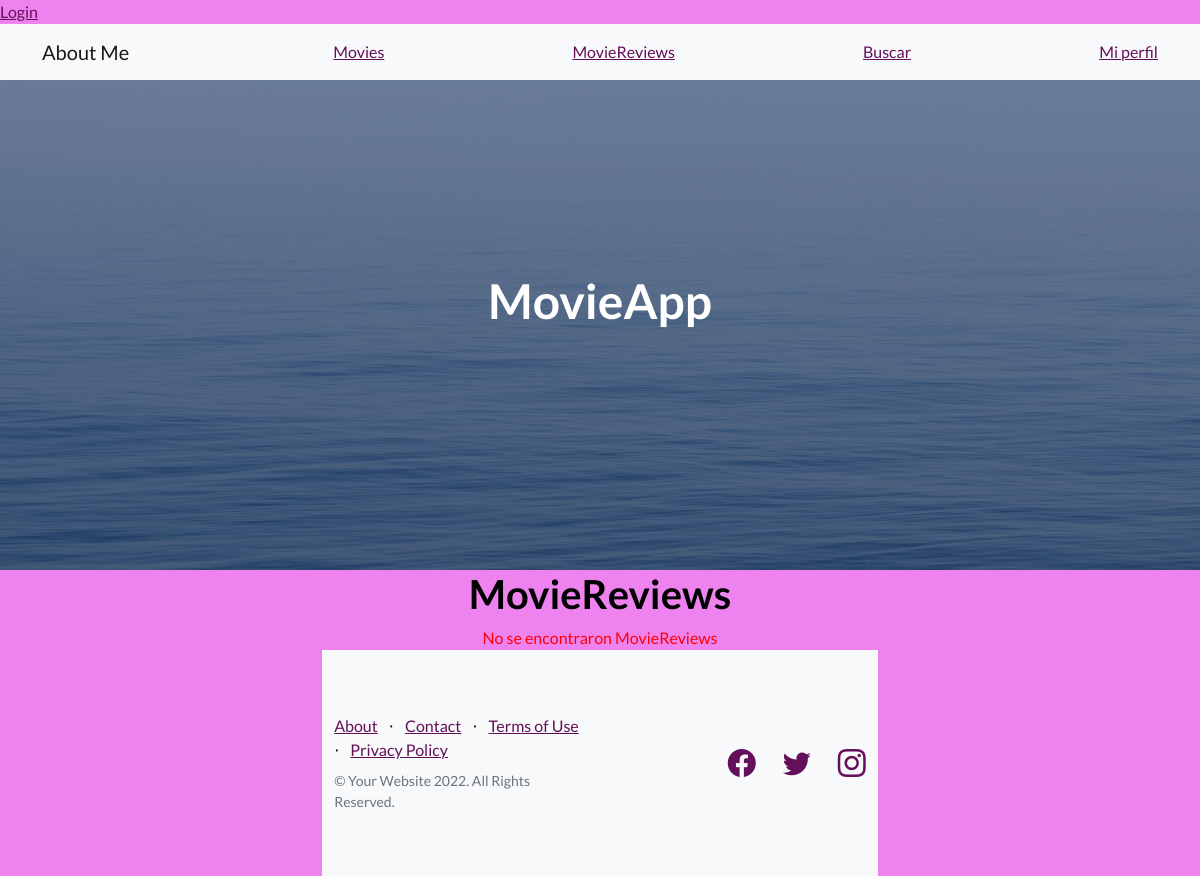
Before: /all_reviews/ with the older database file.
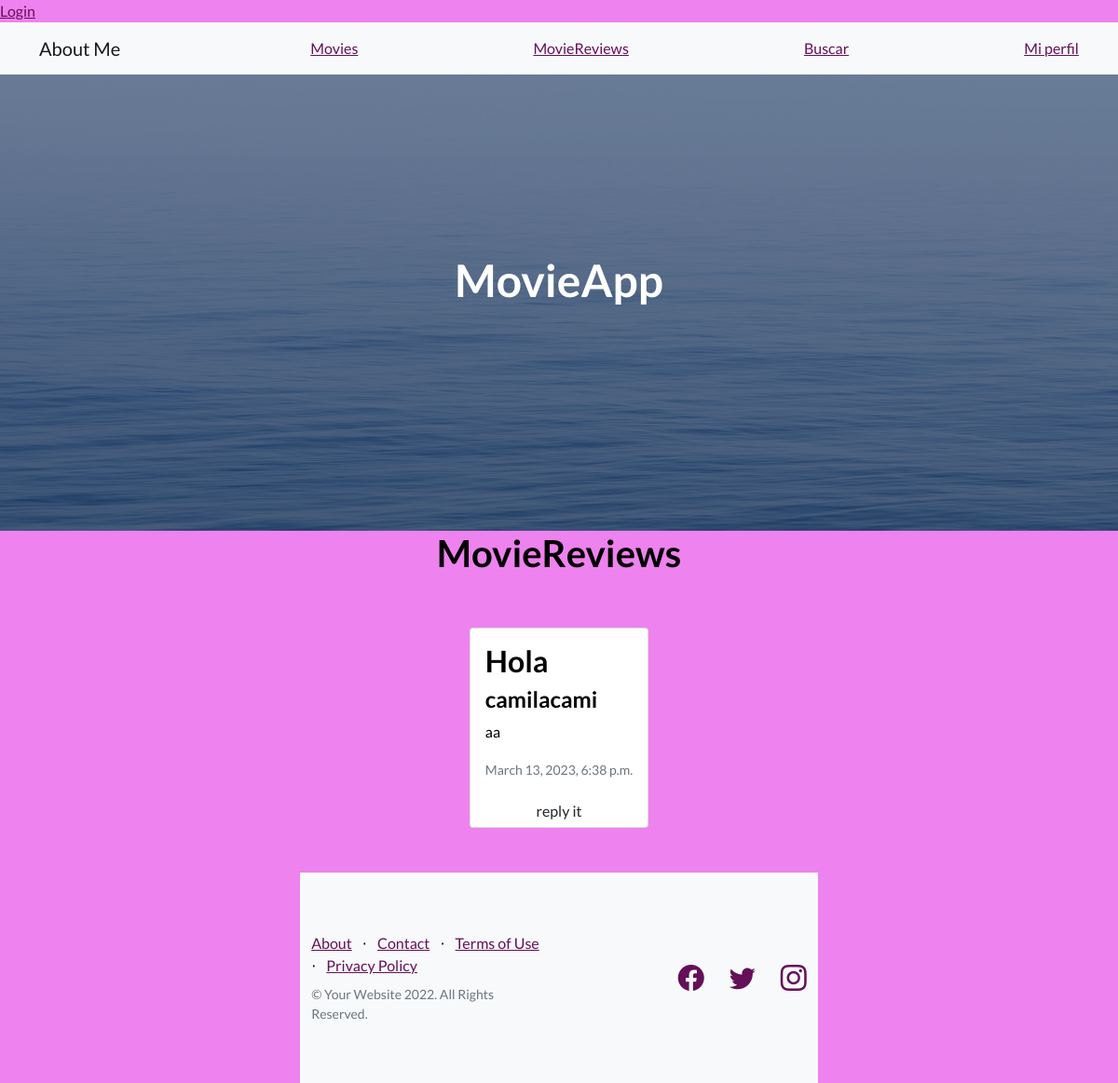
After: the same page with the newer database file.
### AppCoder/models.py (models this page shows)
class Review(models.Model):
    title =  models.CharField(max_length=40)
    text = models.CharField(max_length=500)
    user =models.ForeignKey(UserAuth,on_delete=models.CASCADE)
    date = models.DateTimeField(auto_now_add=True)
    stars = models.IntegerField()

### AppCoder/views.py (the view)
# urls.py: path('all_reviews/', views.all_reviews ,name ='all_reviews'),
def all_reviews(request):
    all_reviews = Review.objects.all()
    context = {'all_reviews': all_reviews, }
    return render(request, 'reviews.html', context)

### AppCoder/templates/reviews.html (shortened to what this page needs)
{% extends 'index.html' %} {% block title %}<title>Ultimas Reviews</title> {%endblock%}
{%block main_content %}
<div class="d-flex flex-column align-items-center">
  <h1 class="title">MovieReviews</h1>
  {% if all_reviews %} {% for review in all_reviews %}
  <div class="card my-card" style="margin: 3rem 0">
    <div class="card-body">
      <h2 class="card-title">{{review.title}}</h2>
      <h4 class="card-title">{{review.user}}</h4>
      <p class="card-text">{{review.text}}</p>
      <p class="card-text">
        <small class="text-muted">{{review.date}}</small>
      </p>
    </div>
    <a href="{% url 'detail_reviews' review.id %}" class="btn btn-post py-1"
    >reply it</a
    >
  </div>
  {% endfor %} {% else %}
  <span style="color: red"> No se encontraron MovieReviews</span>
  {% endif %} {% endblock %}

### AppCoder/templates/index.html (shortened to what this page needs)
<!DOCTYPE html>
<html lang="en">
    <head>
        {% load static %}
        <link href="https://cdn.jsdelivr.net/npm/bootstrap-icons@1.5.0/font/bootstrap-icons.css" rel="stylesheet" type="text/css" />
        <link href="{% static 'css/styles.css' %}" rel="stylesheet" />
    </head>
    <body>
        <div class="container2">
            <a href="/login/">Login</a>
        </div>
        <nav class="navbar navbar-light bg-light static-top">
            <div class="container">
                <a class="navbar-brand" href="/">About Me</a>
                <a href="/add_form">Movies</a>
                <a href="/all_reviews/">MovieReviews</a>
                <a href="/busqueda/">Buscar</a>
                <a href="/edit-profile/">Mi perfil</a>
            </div>
        </nav>
        <header class="masthead">
            <div class="container position-relative">
                <div class="row justify-content-center">
                    <div class="col-xl-6">
                        <div class="text-center text-white">
                            <h1 class="mb-5">MovieApp</h1>
                        </div>
                    </div>
                </div>
            </div>
        </header>
         {% block main_content %}{% endblock %}
        <footer class="footer bg-light">
            <div class="container">
                <div class="row">
                    <div class="col-lg-6 h-100 text-center text-lg-start my-auto">
                        <ul class="list-inline mb-2">
                            <li class="list-inline-item"><a href="#!">About</a></li>
                            <li class="list-inline-item">⋅</li>
                            <li class="list-inline-item"><a href="#!">Contact</a></li>
                            <li class="list-inline-item">⋅</li>
                            <li class="list-inline-item"><a href="#!">Terms of Use</a></li>
                            <li class="list-inline-item">⋅</li>
                            <li class="list-inline-item"><a href="#!">Privacy Policy</a></li>
                        </ul>
                        <p class="text-muted small mb-4 mb-lg-0">&copy; Your Website 2022. All Rights Reserved.</p>
                    </div>
                    <div class="col-lg-6 h-100 text-center text-lg-end my-auto">
                        <ul class="list-inline mb-0">
                            <li class="list-inline-item me-4">
                                <a href="#!"><i class="bi-facebook fs-3"></i></a>
                            </li>
                            <li class="list-inline-item me-4">
                                <a href="#!"><i class="bi-twitter fs-3"></i></a>
                            </li>
                            <li class="list-inline-item">
                                <a href="#!"><i class="bi-instagram fs-3"></i></a>
                            </li>
                        </ul>
                    </div>
                </div>
            </div>
        </footer>
    </body>
</html>

Changed rows visible on the page:
added Review: title "Hola", user "camilacami", text "aa", date "March 13, 2023, 6:38 p.m."
Other visible differences:
text no longer shown: "No se encontraron MovieReviews"
